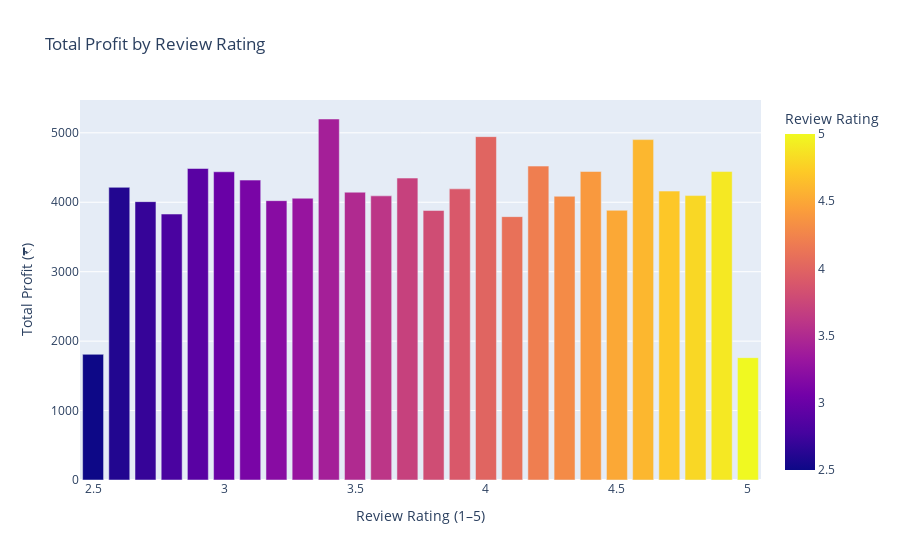

Notebook code for this chart:
### Markdown cell above
####  3. Actual Price vs Discount Price (Line Plot)

 **Insight**: As Actual Price increases, Discount Price also rises, but not always at the same rate—showing varied discount strategies across price ranges.

### Code cell
#  4. Profit vs Review Rating
review_df = data.groupby('Review Rating').agg({ 'Profit': 'sum'}).reset_index()
fig5_bar = px.bar(review_df,x='Review Rating',y='Profit',color='Review Rating',title=' Total Profit by Review Rating')
fig5_bar.update_layout(xaxis_title='Review Rating (1–5)', yaxis_title='Total Profit (₹)', showlegend=False)
fig5_bar.show()

### Figure 1 — Plotly figure (JSON) as saved in the notebook; plotly's stock layout.template omitted (floating-point values rounded to 4 significant figures)
{"data": [{"alignmentgroup": "True", "hovertemplate": "Review Rating=%{marker.color}<br>Profit=%{y}<extra></extra>", "legendgroup": "", "marker": {"color": [2.5, 2.6, 2.7, 2.8, 2.9, 3, 3.1, 3.2, 3.3, 3.4, 3.5, 3.6, 3.7, 3.8, 3.9, 4, 4.1, 4.2, 4.3, 4.4, 4.5, 4.6, 4.7, 4.8, 4.9, 5], "coloraxis": "coloraxis", "pattern": {"shape": ""}}, "name": "", "offsetgroup": "", "orientation": "v", "showlegend": false, "textposition": "auto", "type": "bar", "x": [2.5, 2.6, 2.7, 2.8, 2.9, 3, 3.1, 3.2, 3.3, 3.4, 3.5, 3.6, 3.7, 3.8, 3.9, 4, 4.1, 4.2, 4.3, 4.4, 4.5, 4.6, 4.7, 4.8, 4.9, 5], "xaxis": "x", "y": [1810, 4215, 4009, 3830, 4486, 4439, 4319, 4023, 4058, 5199, 4145, 4092, 4348, 3881, 4193, 4945, 3793, 4521, 4086, 4443, 3884, 4902, 4161, 4096, 4442, 1762], "yaxis": "y"}], "layout": {"autosize": true, "barmode": "relative", "coloraxis": {"colorbar": {"title": {"text": "Review Rating"}}, "colorscale": [[0, "#0d0887"], [0.1111, "#46039f"], [0.2222, "#7201a8"], [0.3333, "#9c179e"], [0.4444, "#bd3786"], [0.5556, "#d8576b"], [0.6667, "#ed7953"], [0.7778, "#fb9f3a"], [0.8889, "#fdca26"], [1, "#f0f921"]]}, "legend": {"tracegroupgap": 0}, "showlegend": false, "title": {"text": " Total Profit by Review Rating"}, "xaxis": {"anchor": "y", "autorange": true, "domain": [0, 1], "range": [2.45, 5.05], "title": {"text": "Review Rating (1–5)"}, "type": "linear"}, "yaxis": {"anchor": "x", "autorange": true, "domain": [0, 1], "range": [0, 5473.0], "title": {"text": "Total Profit (₹)"}, "type": "linear"}}}
